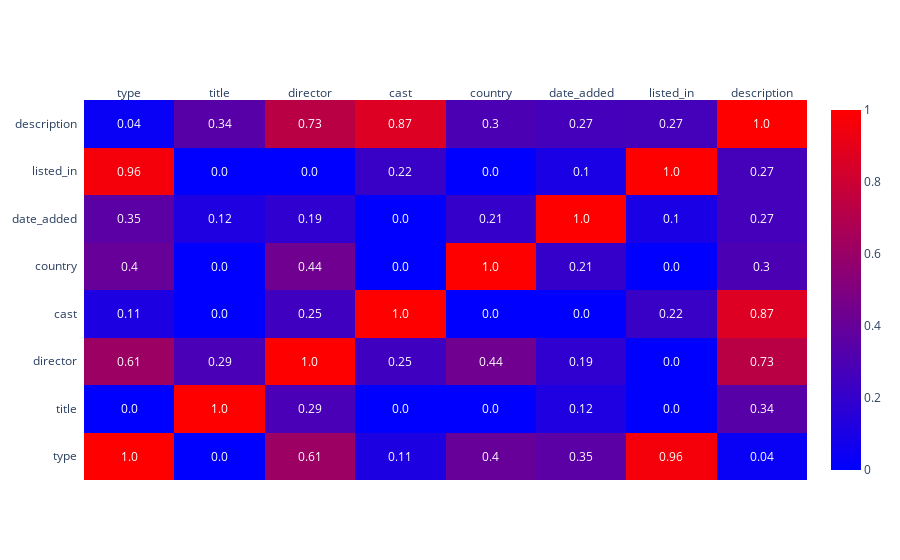

The notebook cell this image was saved under:
### Markdown cell above
### 4.3.2 Categorical Attributes

### Code cell
# only categorical data
cat_attributes = exploratory_data_analysis.select_dtypes(include='object')

# Cramer V correlation
correlation = pycorrcat.corr_matrix(cat_attributes, list(cat_attributes.columns))

fig = ff.create_annotated_heatmap(
    z=correlation.values, 
    x=list(correlation.columns), 
    y=list(correlation.index), 
    annotation_text=correlation.round(2).values, 
    showscale=True,
    colorscale='Bluered'
)
fig.show()

### Figure 1 — Plotly figure (JSON) as saved in the notebook; plotly's stock layout.template omitted (floating-point values rounded to 4 significant figures)
{"data": [{"colorscale": [[0, "rgb(0,0,255)"], [1, "rgb(255,0,0)"]], "reversescale": false, "showscale": true, "type": "heatmap", "x": ["type", "title", "director", "cast", "country", "date_added", "listed_in", "description"], "y": ["type", "title", "director", "cast", "country", "date_added", "listed_in", "description"], "z": [[1, 0, 0.611, 0.1148, 0.3984, 0.3532, 0.9624, 0.03586], [0, 1.0, 0.2868, 0, 0, 0.1231, 0, 0.3396], [0.611, 0.2868, 1.0, 0.2481, 0.4382, 0.186, 0, 0.7288], [0.1148, 0, 0.2481, 1.0, 0, 0, 0.2218, 0.868], [0.3984, 0, 0.4382, 0, 1, 0.2078, 0, 0.2986], [0.3532, 0.1231, 0.186, 0, 0.2078, 1.0, 0.1035, 0.2662], [0.9624, 0, 0, 0.2218, 0, 0.1035, 1, 0.2721], [0.03586, 0.3396, 0.7288, 0.868, 0.2986, 0.2662, 0.2721, 1.0]]}], "layout": {"annotations": [{"font": {"color": "#FFFFFF"}, "showarrow": false, "text": "1.0", "x": "type", "xref": "x", "y": "type", "yref": "y"}, {"font": {"color": "#FFFFFF"}, "showarrow": false, "text": "0.0", "x": "title", "xref": "x", "y": "type", "yref": "y"}, {"font": {"color": "#FFFFFF"}, "showarrow": false, "text": "0.61", "x": "director", "xref": "x", "y": "type", "yref": "y"}, {"font": {"color": "#FFFFFF"}, "showarrow": false, "text": "0.11", "x": "cast", "xref": "x", "y": "type", "yref": "y"}, {"font": {"color": "#FFFFFF"}, "showarrow": false, "text": "0.4", "x": "country", "xref": "x", "y": "type", "yref": "y"}, {"font": {"color": "#FFFFFF"}, "showarrow": false, "text": "0.35", "x": "date_added", "xref": "x", "y": "type", "yref": "y"}, {"font": {"color": "#FFFFFF"}, "showarrow": false, "text": "0.96", "x": "listed_in", "xref": "x", "y": "type", "yref": "y"}, {"font": {"color": "#FFFFFF"}, "showarrow": false, "text": "0.04", "x": "description", "xref": "x", "y": "type", "yref": "y"}, {"font": {"color": "#FFFFFF"}, "showarrow": false, "text": "0.0", "x": "type", "xref": "x", "y": "title", "yref": "y"}, {"font": {"color": "#FFFFFF"}, "showarrow": false, "text": "1.0", "x": "title", "xref": "x", "y": "title", "yref": "y"}, {"font": {"color": "#FFFFFF"}, "showarrow": false, "text": "0.29", "x": "director", "xref": "x", "y": "title", "yref": "y"}, {"font": {"color": "#FFFFFF"}, "showarrow": false, "text": "0.0", "x": "cast", "xref": "x", "y": "title", "yref": "y"}, {"font": {"color": "#FFFFFF"}, "showarrow": false, "text": "0.0", "x": "country", "xref": "x", "y": "title", "yref": "y"}, {"font": {"color": "#FFFFFF"}, "showarrow": false, "text": "0.12", "x": "date_added", "xref": "x", "y": "title", "yref": "y"}, {"font": {"color": "#FFFFFF"}, "showarrow": false, "text": "0.0", "x": "listed_in", "xref": "x", "y": "title", "yref": "y"}, {"font": {"color": "#FFFFFF"}, "showarrow": false, "text": "0.34", "x": "description", "xref": "x", "y": "title", "yref": "y"}, {"font": {"color": "#FFFFFF"}, "showarrow": false, "text": "0.61", "x": "type", "xref": "x", "y": "director", "yref": "y"}, {"font": {"color": "#FFFFFF"}, "showarrow": false, "text": "0.29", "x": "title", "xref": "x", "y": "director", "yref": "y"}, {"font": {"color": "#FFFFFF"}, "showarrow": false, "text": "1.0", "x": "director", "xref": "x", "y": "director", "yref": "y"}, {"font": {"color": "#FFFFFF"}, "showarrow": false, "text": "0.25", "x": "cast", "xref": "x", "y": "director", "yref": "y"}, {"font": {"color": "#FFFFFF"}, "showarrow": false, "text": "0.44", "x": "country", "xref": "x", "y": "director", "yref": "y"}, {"font": {"color": "#FFFFFF"}, "showarrow": false, "text": "0.19", "x": "date_added", "xref": "x", "y": "director", "yref": "y"}, {"font": {"color": "#FFFFFF"}, "showarrow": false, "text": "0.0", "x": "listed_in", "xref": "x", "y": "director", "yref": "y"}, {"font": {"color": "#FFFFFF"}, "showarrow": false, "text": "0.73", "x": "description", "xref": "x", "y": "director", "yref": "y"}, {"font": {"color": "#FFFFFF"}, "showarrow": false, "text": "0.11", "x": "type", "xref": "x", "y": "cast", "yref": "y"}, {"font": {"color": "#FFFFFF"}, "showarrow": false, "text": "0.0", "x": "title", "xref": "x", "y": "cast", "yref": "y"}, {"font": {"color": "#FFFFFF"}, "showarrow": false, "text": "0.25", "x": "director", "xref": "x", "y": "cast", "yref": "y"}, {"font": {"color": "#FFFFFF"}, "showarrow": false, "text": "1.0", "x": "cast", "xref": "x", "y": "cast", "yref": "y"}, {"font": {"color": "#FFFFFF"}, "showarrow": false, "text": "0.0", "x": "country", "xref": "x", "y": "cast", "yref": "y"}, {"font": {"color": "#FFFFFF"}, "showarrow": false, "text": "0.0", "x": "date_added", "xref": "x", "y": "cast", "yref": "y"}, {"font": {"color": "#FFFFFF"}, "showarrow": false, "text": "0.22", "x": "listed_in", "xref": "x", "y": "cast", "yref": "y"}, {"font": {"color": "#FFFFFF"}, "showarrow": false, "text": "0.87", "x": "description", "xref": "x", "y": "cast", "yref": "y"}, {"font": {"color": "#FFFFFF"}, "showarrow": false, "text": "0.4", "x": "type", "xref": "x", "y": "country", "yref": "y"}, {"font": {"color": "#FFFFFF"}, "showarrow": false, "text": "0.0", "x": "title", "xref": "x", "y": "country", "yref": "y"}, {"font": {"color": "#FFFFFF"}, "showarrow": false, "text": "0.44", "x": "director", "xref": "x", "y": "country", "yref": "y"}, {"font": {"color": "#FFFFFF"}, "showarrow": false, "text": "0.0", "x": "cast", "xref": "x", "y": "country", "yref": "y"}, {"font": {"color": "#FFFFFF"}, "showarrow": false, "text": "1.0", "x": "country", "xref": "x", "y": "country", "yref": "y"}, {"font": {"color": "#FFFFFF"}, "showarrow": false, "text": "0.21", "x": "date_added", "xref": "x", "y": "country", "yref": "y"}, {"font": {"color": "#FFFFFF"}, "showarrow": false, "text": "0.0", "x": "listed_in", "xref": "x", "y": "country", "yref": "y"}, {"font": {"color": "#FFFFFF"}, "showarrow": false, "text": "0.3", "x": "description", "xref": "x", "y": "country", "yref": "y"}, {"font": {"color": "#FFFFFF"}, "showarrow": false, "text": "0.35", "x": "type", "xref": "x", "y": "date_added", "yref": "y"}, {"font": {"color": "#FFFFFF"}, "showarrow": false, "text": "0.12", "x": "title", "xref": "x", "y": "date_added", "yref": "y"}, {"font": {"color": "#FFFFFF"}, "showarrow": false, "text": "0.19", "x": "director", "xref": "x", "y": "date_added", "yref": "y"}, {"font": {"color": "#FFFFFF"}, "showarrow": false, "text": "0.0", "x": "cast", "xref": "x", "y": "date_added", "yref": "y"}, {"font": {"color": "#FFFFFF"}, "showarrow": false, "text": "0.21", "x": "country", "xref": "x", "y": "date_added", "yref": "y"}, {"font": {"color": "#FFFFFF"}, "showarrow": false, "text": "1.0", "x": "date_added", "xref": "x", "y": "date_added", "yref": "y"}, {"font": {"color": "#FFFFFF"}, "showarrow": false, "text": "0.1", "x": "listed_in", "xref": "x", "y": "date_added", "yref": "y"}, {"font": {"color": "#FFFFFF"}, "showarrow": false, "text": "0.27", "x": "description", "xref": "x", "y": "date_added", "yref": "y"}, {"font": {"color": "#FFFFFF"}, "showarrow": false, "text": "0.96", "x": "type", "xref": "x", "y": "listed_in", "yref": "y"}, {"font": {"color": "#FFFFFF"}, "showarrow": false, "text": "0.0", "x": "title", "xref": "x", "y": "listed_in", "yref": "y"}, {"font": {"color": "#FFFFFF"}, "showarrow": false, "text": "0.0", "x": "director", "xref": "x", "y": "listed_in", "yref": "y"}, {"font": {"color": "#FFFFFF"}, "showarrow": false, "text": "0.22", "x": "cast", "xref": "x", "y": "listed_in", "yref": "y"}, {"font": {"color": "#FFFFFF"}, "showarrow": false, "text": "0.0", "x": "country", "xref": "x", "y": "listed_in", "yref": "y"}, {"font": {"color": "#FFFFFF"}, "showarrow": false, "text": "0.1", "x": "date_added", "xref": "x", "y": "listed_in", "yref": "y"}, {"font": {"color": "#FFFFFF"}, "showarrow": false, "text": "1.0", "x": "listed_in", "xref": "x", "y": "listed_in", "yref": "y"}, {"font": {"color": "#FFFFFF"}, "showarrow": false, "text": "0.27", "x": "description", "xref": "x", "y": "listed_in", "yref": "y"}, {"font": {"color": "#FFFFFF"}, "showarrow": false, "text": "0.04", "x": "type", "xref": "x", "y": "description", "yref": "y"}, {"font": {"color": "#FFFFFF"}, "showarrow": false, "text": "0.34", "x": "title", "xref": "x", "y": "description", "yref": "y"}, {"font": {"color": "#FFFFFF"}, "showarrow": false, "text": "0.73", "x": "director", "xref": "x", "y": "description", "yref": "y"}, {"font": {"color": "#FFFFFF"}, "showarrow": false, "text": "0.87", "x": "cast", "xref": "x", "y": "description", "yref": "y"}, {"font": {"color": "#FFFFFF"}, "showarrow": false, "text": "0.3", "x": "country", "xref": "x", "y": "description", "yref": "y"}, {"font": {"color": "#FFFFFF"}, "showarrow": false, "text": "0.27", "x": "date_added", "xref": "x", "y": "description", "yref": "y"}, {"font": {"color": "#FFFFFF"}, "showarrow": false, "text": "0.27", "x": "listed_in", "xref": "x", "y": "description", "yref": "y"}, {"font": {"color": "#FFFFFF"}, "showarrow": false, "text": "1.0", "x": "description", "xref": "x", "y": "description", "yref": "y"}], "xaxis": {"dtick": 1, "gridcolor": "rgb(0, 0, 0)", "side": "top", "ticks": ""}, "yaxis": {"dtick": 1, "ticks": "", "ticksuffix": "  "}}}
